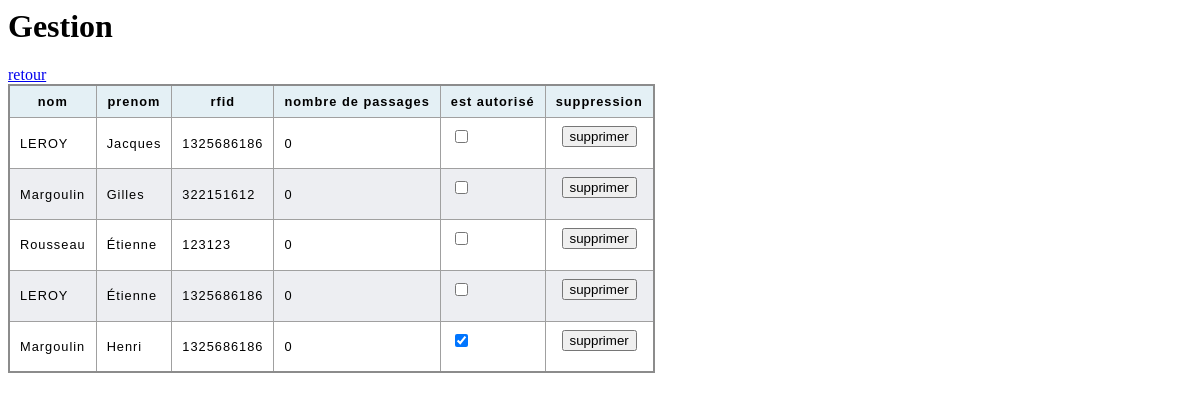
The page /statistiques on the database as committed earlier.
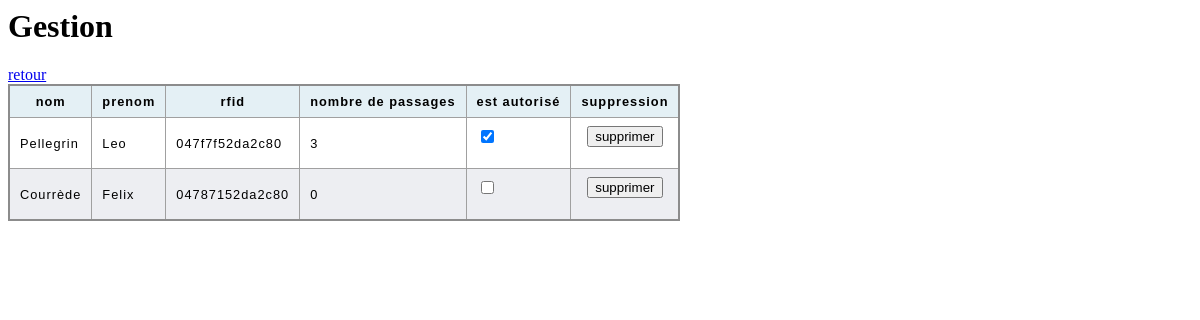
The same page on the database as committed later.
### gestionId/models.py (models this page shows, shortened)
class User(models.Model):
    id = models.AutoField(primary_key=True)
    rfid = models.CharField(max_length=100)
    nom = models.CharField(max_length=50)
    prenom = models.CharField(max_length=50)
    nombrePassage = models.IntegerField(default=0)
    estAutorise = models.BooleanField(default=False)

### gestionId/views.py (the view)
# urls.py: path("statistiques",views.statistiques, name= "statistiques"),
def statistiques(request):
    utilisateurs = User.objects.all()
    autorisation = 0
    context ={"utilisateurs":utilisateurs, "autorisation":autorisation}
    return render(request,"gestionId/statistiques.html",context)

### gestionId/templates/gestionId/statistiques.html (shortened to what this page needs)
<h1>Gestion</h1>
<a href="..">retour</a>
<table>
    <thead>
      <tr>
        <th>nom</th>
        <th>prenom</th>
        <th>rfid</th>
        <th>nombre de passages</th>
        <th>est autorisé</th>
        <th>suppression</th>
      </tr>
    </thead>
    <tbody>
        {% for utilisateur in utilisateurs %}
        <tr>
          <td>{{utilisateur.nom}}</td>
          <td>{{utilisateur.prenom}}</td>
          <td>{{utilisateur.rfid}}</td>
          <td>{{utilisateur.nombrePassage}}</td>
          <td><form action="{% url 'changement_autorisation' utilisateur.id %}" method="post">
            <input onchange=this.form.submit() type="checkbox" name="is_permitted" id="is_permitted" value="{{user.estAutorise}}"
            {% if utilisateur.estAutorise%} checked {% endif %}>
          </form></td>
          <td><form method="post" action="{% url 'supprimer_user' utilisateur.id %}">
            <button type="submit" onclick="return confirm('vous êtes sûr de vouloir supprimer cet utilisateur ?')">supprimer</button></form></td>
        </tr>
        {%endfor%}
    </tbody>
</table>

### gestionId/templates/gestionId/statistiques.html (style rules this page uses)
table { border-collapse: collapse; border: 2px solid rgb(140, 140, 140); font-family: sans-serif; font-size: 0.8rem; letter-spacing: 1px; }
thead, tfoot { background-color: rgb(228, 240, 245); }
th, td { border: 1px solid rgb(160, 160, 160); padding: 8px 10px; }
td:last-of-type { text-align: center; }
tbody>tr:nth-of-type(even) { background-color: rgb(237, 238, 242); }

Rows that differ between the two databases and show on the page:
removed User: nom "LEROY", prenom "Jacques", rfid "1325686186", nombrePassage "0"
removed User: nom "Margoulin", prenom "Gilles", rfid "322151612", nombrePassage "0"
removed User: nom "Rousseau", prenom "Étienne", rfid "123123", nombrePassage "0"
removed User: nom "LEROY", prenom "Étienne", rfid "1325686186", nombrePassage "0"
removed User: nom "Margoulin", prenom "Henri", rfid "1325686186", nombrePassage "0", estAutorise "☑"
added User: nom "Pellegrin", prenom "Leo", rfid "047f7f52da2c80", nombrePassage "3", estAutorise "☑"
added User: nom "Courrède", prenom "Felix", rfid "04787152da2c80", nombrePassage "0"
